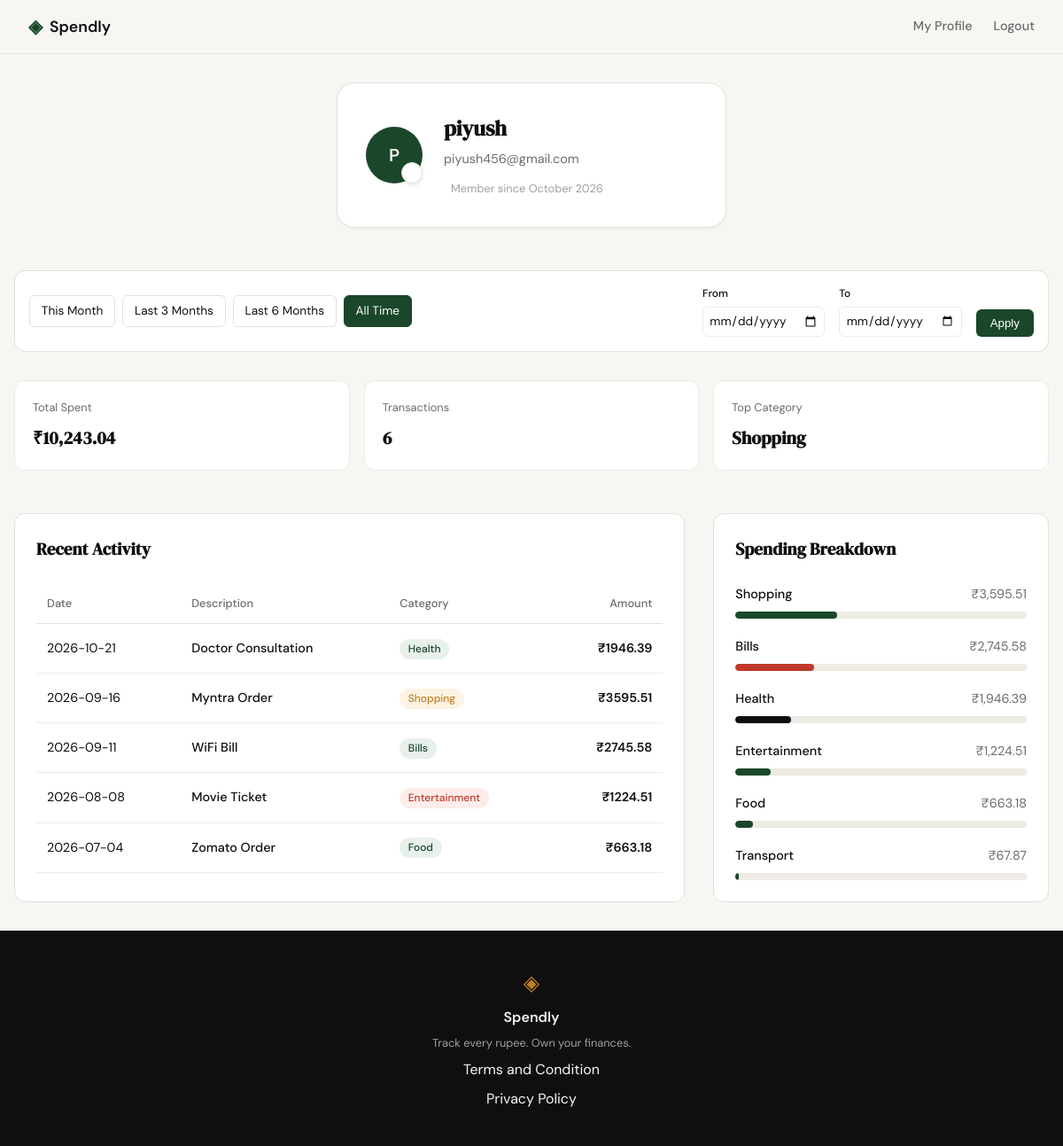
/profile (signed in), run on the app's committed database.
### tables this page shows
CREATE TABLE users (
                id INTEGER PRIMARY KEY AUTOINCREMENT,
                name TEXT NOT NULL,
                email TEXT UNIQUE NOT NULL,
                password_hash TEXT NOT NULL,
                created_at TEXT DEFAULT (datetime('now'))
            );

CREATE TABLE expenses (
                id INTEGER PRIMARY KEY AUTOINCREMENT,
                user_id INTEGER NOT NULL,
                amount REAL NOT NULL,
                category TEXT NOT NULL,
                date TEXT NOT NULL,
                description TEXT,
                created_at TEXT DEFAULT (datetime('now')),
                FOREIGN KEY (user_id) REFERENCES users (id) ON DELETE CASCADE
            );

### app.py (the view)
@app.route("/profile")
def profile():
    user_id = session.get("user_id")
    if not user_id:
        return redirect(url_for("login"))
    date_from = request.args.get("date_from")
    date_to = request.args.get("date_to")
    def is_valid_date(date_str):
        if not date_str:
            return False
        try:
            datetime.strptime(date_str, "%Y-%m-%d")
            return True
        except ValueError:
            return False
    valid_from = is_valid_date(date_from)
    valid_to = is_valid_date(date_to)
    if valid_from and valid_to:
        if date_from > date_to:
            flash("Start date must be before end date.")
            date_from = date_to = None
    elif valid_from or valid_to:
        date_from = date_to = None
    today = datetime.now().date()
    this_month_start = today.replace(day=1).strftime("%Y-%m-%d")
    this_month_end = today.strftime("%Y-%m-%d")
    three_months_start = (today - timedelta(days=90)).strftime("%Y-%m-%d")
    three_months_end = today.strftime("%Y-%m-%d")
    six_months_start = (today - timedelta(days=180)).strftime("%Y-%m-%d")
    six_months_end = today.strftime("%Y-%m-%d")
    presets = [
        {"label": "This Month", "from": this_month_start, "to": this_month_end},
        {"label": "Last 3 Months", "from": three_months_start, "to": three_months_end},
        {"label": "Last 6 Months", "from": six_months_start, "to": six_months_end},
        {"label": "All Time", "from": None, "to": None},
    ]
    user = get_user_profile(user_id)
    stats = get_user_stats(user_id, date_from, date_to)
    transactions = get_recent_transactions(user_id, date_from=date_from, date_to=date_to)
    categories = get_category_breakdown(user_id, date_from, date_to)
    return render_template(
        "profile.html",
        user=user,
        stats=stats,
        transactions=transactions,
        categories=categories,
        date_from=date_from,
        date_to=date_to,
        presets=presets
    )

### database/db.py (called while the page is built)
def get_db():
    if 'db' not in g:
        g.db = sqlite3.connect(
            DATABASE,
            detect_types=sqlite3.PARSE_DECLTYPES
        )
        g.db.execute("PRAGMA foreign_keys = ON;")
        g.db.row_factory = sqlite3.Row
    return g.db

### database/queries.py (called while the page is built)
def get_user_profile(user_id):
    db = get_db()
    user = db.execute(
        "SELECT name, email, created_at FROM users WHERE id = ?",
        (user_id,)
    ).fetchone()
    if not user:
        return None
    try:
        dt = datetime.strptime(user['created_at'], '%Y-%m-%d %H:%M:%S')
        member_since = dt.strftime('%B %Y')
    except (ValueError, TypeError):
        member_since = "Unknown"
    name_parts = user['name'].split()
    if not name_parts:
        initials = "?"
    elif len(name_parts) == 1:
        initials = name_parts[0][0].upper()
    else:
        initials = (name_parts[0][0] + name_parts[-1][0]).upper()
    return {
        "name": user['name'],
        "email": user['email'],
        "member_since": member_since,
        "initials": initials
    }

def get_recent_transactions(user_id, limit=5, date_from=None, date_to=None):
    db = get_db()
    where_clause = "WHERE user_id = ?"
    params = [user_id]
    if date_from and date_to:
        where_clause += " AND date BETWEEN ? AND ?"
        params.extend([date_from, date_to])
    query = f"""
        SELECT date, description, category, amount
        FROM expenses
        {where_clause}
        ORDER BY date DESC
        LIMIT ?
    """
    rows = db.execute(query, (*params, limit)).fetchall()
    return [
        {
            "date": row["date"],
            "description": row["description"],
            "category": row["category"],
            "amount": f"₹{row['amount']:.2f}"
        }
        for row in rows
    ]

### templates/profile.html (shortened to what this page needs)
{% extends "base.html" %}
{% block content %}
<div class="profile-container">
    <header class="profile-header">
        <div class="user-card">
            <div class="avatar-wrapper">
                <div class="avatar" id="profile-avatar">{{ user.initials }}</div>
                <button class="edit-photo-btn" title="Change Photo" onclick="document.getElementById('photo-upload').click();">
                </button>
            </div>
            <div class="user-details">
                <h1>{{ user.name }}</h1>
                <p class="email">{{ user.email }}</p>
                <div class="member-since">
                    <span>Member since {{ user.member_since }}</span>
                </div>
            </div>
        </div>
    </header>
    <section class="date-filter-bar">
        <div class="filter-presets">
            {% for preset in presets %}
            <a href="{{ url_for('profile', date_from=preset.from, date_to=preset.to) }}"
               class="preset-btn {{ 'active' if (preset.from == date_from and preset.to == date_to) else '' }}">
                {{ preset.label }}
            </a>
            {% endfor %}
        </div>
        <form method="GET" class="custom-filter-form">
            <div class="input-group">
                <label for="date_from">From</label>
                <input type="date" id="date_from" name="date_from" value="{{ date_from or '' }}">
            </div>
            <div class="input-group">
                <label for="date_to">To</label>
                <input type="date" id="date_to" name="date_to" value="{{ date_to or '' }}">
            </div>
            <button type="submit" class="apply-btn">Apply</button>
        </form>
    </section>
    <section class="stats-grid">
        <div class="stat-card">
            <span class="stat-label">Total Spent</span>
            <span class="stat-value">{{ stats.total_spent }}</span>
        </div>
        <div class="stat-card">
            <span class="stat-label">Transactions</span>
            <span class="stat-value">{{ stats.transaction_count }}</span>
        </div>
        <div class="stat-card">
            <span class="stat-label">Top Category</span>
            <span class="stat-value">{{ stats.top_category }}</span>
        </div>
    </section>
    <div class="profile-main-grid">
        <section class="content-section">
            <div class="section-header">
                <h2> Recent Activity</h2>
            </div>
            <div class="table-wrapper">
                <table class="profile-table">
                    <thead>
                        <tr>
                            <th>Date</th>
                            <th>Description</th>
                            <th>Category</th>
                            <th class="text-right">Amount</th>
                        </tr>
                    </thead>
                    <tbody>
                        {% for tx in transactions %}
                        <tr>
                            <td>{{ tx.date }}</td>
                            <td class="tx-desc">{{ tx.description }}</td>
                            <td class="text-center">
                                <span class="category-badge {{ 'cat-food' if tx.category == 'Food & Dining' else 'cat-shopping' if tx.category == 'Shopping' else 'cat-transport' if tx.category == 'Transport' else 'cat-entertainment' if tx.category == 'Entertainment' else '' }}">
                                    {{ tx.category }}
                                </span>
                            </td>
                            <td class="amount text-right">{{ tx.amount }}</td>
                        </tr>
                        {% endfor %}
                    </tbody>
                </table>
            </div>
        </section>
        <section class="content-section">
            <div class="section-header">
                <h2> Spending Breakdown</h2>
            </div>
            <div class="breakdown-list">
                {% for cat in categories %}
                <div class="breakdown-item">
                    <div class="item-info">
                        <span class="cat-name">{{ cat.category }}</span>
                        <span class="cat-amount">{{ cat.amount }}</span>
                    </div>
                    <div class="progress-bar">
                        <div class="progress-fill {{ 'alt-' ~ loop.index if loop.index > 1 else '' }}" style="width: {{ cat.percentage }}%"></div>
                    </div>
                </div>
                {% endfor %}
            </div>
        </section>
    </div>
</div>
<link rel="stylesheet" href="{{ url_for('static', filename='css/profile.css') }}">
{% endblock %}

### templates/base.html (shortened to what this page needs)
<!DOCTYPE html>
<html lang="en">
<head>
    <link rel="stylesheet" href="{{ url_for('static', filename='css/style.css') }}">
</head>
<body>
    <nav class="navbar">
        <div class="nav-inner">
            <a href="{{ url_for('landing') }}" class="nav-brand">
                <span class="brand-icon">◈</span>
                <span class="brand-name">Spendly</span>
            </a>
            <div class="nav-links">
                {% if session["user_id"] %}
                    <a href="{{ url_for('profile') }}">My Profile</a>
                    <a href="{{ url_for('logout') }}">Logout</a>
                {% else %}
                    <a href="{{ url_for('login') }}">Sign in</a>
                    <a href="{{ url_for('register') }}" class="nav-cta">Get started</a>
                {% endif %}
            </div>
        </div>
    </nav>
    <main class="main-content">
        {% block content %}{% endblock %}
    </main>
    <footer class="footer">
        <div class="footer-inner">
            <span class="brand-icon">◈</span>
            <span class="footer-name">Spendly</span>
            <p class="footer-copy">Track every rupee. Own your finances.</p>
            <div class="footer-links" style="display: flex; flex-direction: column; gap: 0.5rem; align-items: center;">
                <a href="/terms">Terms and Condition</a>
                <a href="/privacy">Privacy Policy</a>
            </div>
        </div>
    </footer>
</body>
</html>

### static/css/style.css (style rules this page uses)
:root { --ink: #0f0f0f; --ink-soft: #2d2d2d; --ink-muted: #6b6b6b; --ink-faint: #a0a0a0; --paper: #f7f6f3; --paper-warm: #f0ede6; --paper-card: #ffffff; --accent: #1a472a; --accent-light: #e8f0eb; --accent-2: #c17f24; --accent-2-light: #fdf3e3; --danger: #c0392b; --danger-light: #fdecea; --border: #e4e1da; --border-soft: #eeebe4; --font-display: 'DM Serif Display', Georgia, serif; --font-body: 'DM Sans', system-ui, sans-serif; --max-width: 1200px; --auth-width: 440px; --radius-sm: 6px; --radius-md: 12px; --radius-lg: 20px; }
*, *::before, *::after { box-sizing: border-box; margin: 0; padding: 0; }
html { font-size: 16px; scroll-behavior: smooth; }
body { background: var(--paper); color: var(--ink); font-family: var(--font-body); font-size: 1rem; line-height: 1.6; -webkit-font-smoothing: antialiased; }
a { color: inherit; text-decoration: none; }
.navbar { position: sticky; top: 0; z-index: 100; background: var(--paper); border-bottom: 1px solid var(--border); padding: 0 2rem; }
.nav-inner { max-width: var(--max-width); margin: 0 auto; height: 60px; display: flex; align-items: center; justify-content: space-between; }
.nav-brand { display: flex; align-items: center; gap: 0.5rem; font-family: var(--font-body); font-weight: 600; font-size: 1.1rem; color: var(--ink); }
.brand-icon { color: var(--accent); font-size: 1.3rem; }
.brand-name { color: var(--ink); }
.nav-links { display: flex; align-items: center; gap: 1.5rem; font-size: 0.9rem; font-weight: 500; }
.nav-links a { color: var(--ink-muted); transition: color 0.2s; }
.main-content { min-height: calc(100vh - 60px - 100px); }
.footer { background: var(--ink); color: var(--paper); padding: 2.5rem 2rem; text-align: center; }
.footer-inner { display: flex; flex-direction: column; align-items: center; gap: 0.4rem; }
.footer .brand-icon { color: var(--accent-2); font-size: 1.5rem; }
.footer-name { font-weight: 600; font-size: 1rem; }
.footer-copy { font-size: 0.8rem; color: var(--ink-faint); }

### data on the page
users: name "piyush", email "piyush456@gmail.com"
expenses: top_category "Shopping", date "2026-09-16", description "Myntra Order", category "Shopping", amount "₹3595.51"
expenses: date "2026-10-21", description "Doctor Consultation", category "Health", amount "₹1946.39"
expenses: date "2026-09-11", description "WiFi Bill", category "Bills", amount "₹2745.58"
expenses: date "2026-08-08", description "Movie Ticket", category "Entertainment", amount "₹1224.51"
expenses: date "2026-07-04", description "Zomato Order", category "Food", amount "₹663.18"
expenses: category "Transport", amount "₹67.87", {{ cat.percentage }} 1 (drawn)

### other printed values
{{ user.initials }} "P"
{{ user.member_since }} "October 2026"
{{ preset.label }} "This Month" "Last 3 Months" "Last 6 Months" "All Time"
{{ stats.total_spent }} "₹10,243.04"
{{ stats.transaction_count }} "6"
{{ cat.category }} "Shopping" "Bills" "Health" "Entertainment" "Food"
{{ cat.amount }} "₹3,595.51" "₹2,745.58" "₹1,946.39" "₹1,224.51" "₹663.18"
